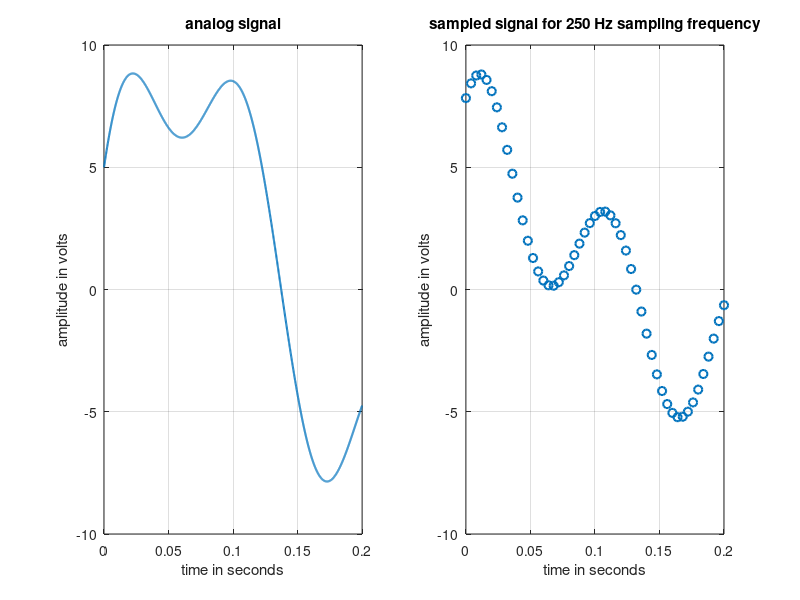

Write the MATLAB code that produced this figure.
clc
clear all
close all
A=2;
B=0;
C=4;
D=2;
E=6;
F=2;
G=2;
H=1;

a1=F+1;
a2=F+3;
a3=F+2;
a4=F+4;

f1=G+5;
f2=G+7;
f3=G+1;
f4= G+2;

time_duration = 0.2;
a = [a1 a2 a3 a4];
f = [f1 f2 f3 f4]; 
analog_t = 0:0.0001:time_duration;
analog_sig = a(1)*sin(2*pi*f(1)*analog_t) + a(2)*cos(2*pi*f(2)*analog_t) + a(3)*sin(2*pi*f(3)*analog_t)+ a(4)*sin(2*pi*f(4)*analog_t);
figure
subplot(1,2,1)
plot(analog_t, analog_sig,'linewidth',1.5)
grid on
xlabel('time in seconds')
ylabel('amplitude in volts')
title('analog signal')

fs = 250;
ts = 1/fs;

samp_t = 0:1/fs:time_duration;
samp_sig = a(1)*sin(2*pi*f(1)*samp_t) + a(2)*cos(2*pi*f(2)*samp_t) + a(3)*sin(2*pi*f(3)*samp_t + pi/4);
subplot(1,2,2)
plot(samp_t, samp_sig,'o','linewidth',1.5)
grid on
xlabel('time in seconds')
ylabel('amplitude in volts')
title(['sampled signal for ',num2str(fs),' Hz sampling frequency'])




